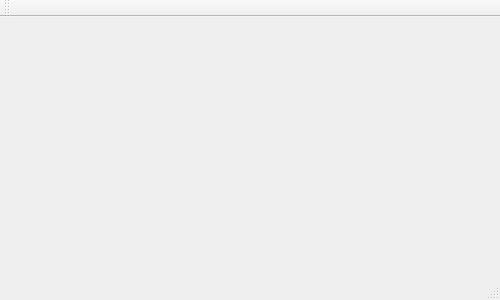
<?xml version="1.0" encoding="UTF-8"?>
<ui version="4.0">
 <class>MainWindow</class>
 <widget class="QMainWindow" name="MainWindow">
  <property name="geometry">
   <rect>
    <x>0</x>
    <y>0</y>
    <width>500</width>
    <height>300</height>
   </rect>
  </property>
  <property name="minimumSize">
   <size>
    <width>500</width>
    <height>300</height>
   </size>
  </property>
  <property name="maximumSize">
   <size>
    <width>600</width>
    <height>400</height>
   </size>
  </property>
  <property name="windowTitle">
   <string>MainWindow</string>
  </property>
  <widget class="QWidget" name="centralWidget"/>
  <widget class="QMenuBar" name="menuBar">
   <property name="geometry">
    <rect>
     <x>0</x>
     <y>0</y>
     <width>500</width>
     <height>21</height>
    </rect>
   </property>
  </widget>
  <widget class="QToolBar" name="mainToolBar">
   <attribute name="toolBarArea">
    <enum>TopToolBarArea</enum>
   </attribute>
   <attribute name="toolBarBreak">
    <bool>false</bool>
   </attribute>
  </widget>
  <widget class="QStatusBar" name="statusBar"/>
 </widget>
 <layoutdefault spacing="6" margin="11"/>
 <resources/>
 <connections/>
</ui>
